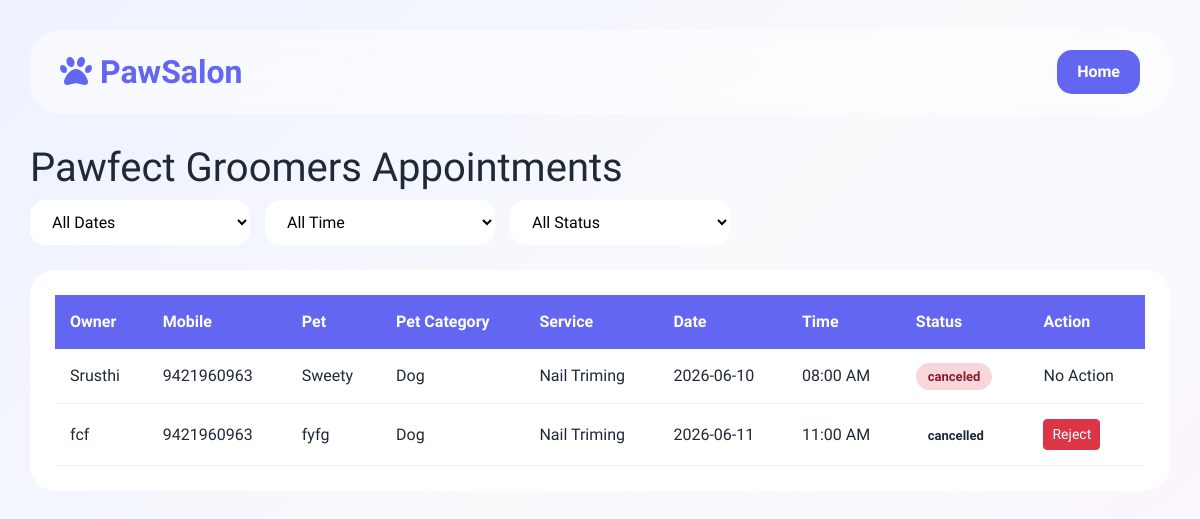
Screenshot of /salon-appointments/1 with the database file from the repository.
### app.py (models this page shows, shortened)
class Salon(db.Model):
    id = db.Column(db.Integer, primary_key=True)
    user_id = db.Column(db.Integer, db.ForeignKey('users.id'))
    name = db.Column(db.String(100))
    open_hours = db.Column(db.String(50))
    close_hours= db.Column(db.String(50))
    tagline = db.Column(db.String(200))
    description = db.Column(db.Text)
    address = db.Column(db.String(200))
    city = db.Column(db.String(50))
    phone = db.Column(db.String(20))
    image = db.Column(db.String(200))
    rating = db.Column(db.Float, default=0)
    appointments = db.relationship(
        "SalonAppointment",
        backref="salon",
        cascade="all, delete-orphan"
    )

class SalonAppointment(db.Model):
    id = db.Column(db.Integer, primary_key=True)
    salon_id = db.Column(
        db.Integer,
        db.ForeignKey('salon.id', ondelete="CASCADE"),
        nullable=False
    )
    user_id = db.Column(
    db.Integer,
    db.ForeignKey('users.id'),
    nullable=False
    )
    owner_name = db.Column(db.String(100))
    mobile = db.Column(db.String(20))
    pet_name = db.Column(db.String(100))
    pet_category = db.Column(db.String(50))
    service_name = db.Column(db.String(100))
    appointment_date = db.Column(db.String(20))
    appointment_time = db.Column(db.String(20))
    notes = db.Column(db.Text)
    status = db.Column( db.String(20), default="CONFIRMED")
    created_at = db.Column( db.DateTime,default=datetime.utcnow)

### app.py (the view)
@app.route("/salon-appointments/<int:salon_id>")
def salon_appointments(salon_id):
    appointments = SalonAppointment.query.filter_by(
        salon_id=salon_id
    ).all()
    salon = Salon.query.get_or_404(salon_id)
    services = Service.query.filter_by(
        salon_id=salon_id
    ).all()
    return render_template(
        "salon/salon-appointments.html",
        appointments=appointments,
        salon=salon,
        services=services
    )

### templates/salon/salon-appointments.html (shortened to what this page needs)
<!DOCTYPE html>
<html lang="en">
<head>
<link href="https://cdn.jsdelivr.net/npm/bootstrap@5.3.0/dist/css/bootstrap.min.css" rel="stylesheet">
<link rel="stylesheet" href="https://cdnjs.cloudflare.com/ajax/libs/font-awesome/6.5.0/css/all.min.css">
</head>
<body>
<div class="top-navbar">
    <div class="logo"><i class="fas fa-paw"></i> PawSalon</div>
    <div class="nav-buttons">
          <a href="/salon/dashbord" class="home-btn">Home</a>
    </div>
</div>
<h1>{{ salon.name }} Appointments</h1>
<div class="filter-bar">
    <select id="dateFilter">
        <option value="all">All Dates</option>
    </select>
    <select id="timeFilter">
        <option value="all">All Time</option>
    </select>
    <select id="statusFilter">
        <option value="all">All Status</option>
    </select>
</div>
<div class="table-container">
<table>
<thead>
<tr>
    <th>Owner</th>
    <th>Mobile</th>
    <th>Pet</th>
    <th>Pet Category </th>
    <th>Service</th>
    <th>Date</th>
    <th>Time</th>
    <th>Status</th>
    <th>Action</th>
</tr>
</thead>
<tbody>
{% for appointment in appointments %}
<tr>
    <td>{{ appointment.owner_name }}</td>
    <td>{{ appointment.mobile }}</td>
    <td>{{ appointment.pet_name }}</td>
    <td>{{ appointment.pet_category }}</td>
    <td>{{ appointment.service_name }}</td>
    <td>{{ appointment.appointment_date }}</td>
    <td>{{ appointment.appointment_time }}</td>
    <td>
        <span class="status {{ appointment.status }}">
            {{ appointment.status }}
        </span>
    </td>
    <td>
        {% if appointment.status != 'canceled' %}
        <form action="/update_appointment_status/{{ appointment.id }}" method="POST">
            <button class="btn btn-danger btn-sm">Reject</button>
        </form>
        {% else %}
        <span>No Action</span>
        {% endif %}
    </td>
</tr>
{% endfor %}
</tbody>
</table>
</div>
</body>
</html>

### templates/salon/salon-appointments.html (style rules this page uses)
* { margin:0; padding:0; box-sizing:border-box; font-family:'Urbanist',sans-serif; }
:root { --primary:#6366f1; --dark:#1f2937; }
body { min-height:100vh; background: linear-gradient(135deg,#eef2ff,#f8fafc,#fdf4ff); padding:30px; color:var(--dark); }
.top-navbar { background:rgba(255,255,255,0.5); backdrop-filter:blur(20px); padding:18px 30px; border-radius:30px; display:flex; justify-content:space-between; align-items:center; margin-bottom:30px; }
.logo { font-size:32px; font-weight:800; color:var(--primary); }
.nav-buttons { display:flex; gap:10px; }
.back-btn, .home-btn { padding:10px 20px; border-radius:15px; text-decoration:none; font-weight:700; }
.home-btn { background:var(--primary); color:#fff; }
.filter-bar { display:flex; gap:15px; flex-wrap:wrap; margin-bottom:25px; }
.filter-bar select { padding:12px 18px; border-radius:15px; border:none; background:#fff; min-width:220px; }
.table-container { background:#fff; border-radius:25px; padding:25px; overflow-x:auto; }
table { width:100%; border-collapse:collapse; }
thead th { background:var(--primary); color:#fff; padding:15px; }
tbody td { padding:15px; border-bottom:1px solid #eee; }
.status { padding:6px 12px; border-radius:20px; font-weight:700; font-size:13px; }
.canceled { background:#f8d7da;color:#842029; }

### rows the page displays
Salon: name "Pawfect Groomers"
SalonAppointment: owner_name "Srusthi", mobile "9421960963", pet_name "Sweety", pet_category "Dog", service_name "Nail Triming", appointment_date "2026-06-10", appointment_time "08:00 AM", status "canceled", shows "No Action"
SalonAppointment: owner_name "fcf", mobile "9421960963", pet_name "fyfg", pet_category "Dog", service_name "Nail Triming", appointment_date "2026-06-11", appointment_time "11:00 AM", status "cancelled"
